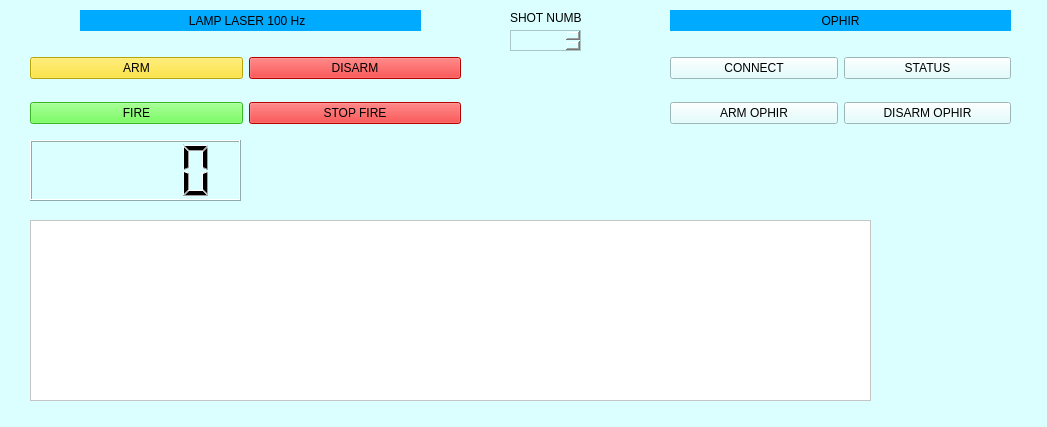
<?xml version="1.0" encoding="UTF-8"?>
<ui version="4.0">
 <class>MainWindow</class>
 <widget class="QMainWindow" name="MainWindow">
  <property name="geometry">
   <rect>
    <x>0</x>
    <y>0</y>
    <width>1047</width>
    <height>427</height>
   </rect>
  </property>
  <property name="windowTitle">
   <string>MainWindow</string>
  </property>
  <property name="styleSheet">
   <string notr="true">background-color:rgb(219, 255, 255);
</string>
  </property>
  <widget class="QWidget" name="centralwidget">
   <widget class="QWidget" name="gridLayoutWidget">
    <property name="geometry">
     <rect>
      <x>30</x>
      <y>40</y>
      <width>431</width>
      <height>101</height>
     </rect>
    </property>
    <layout class="QGridLayout" name="gridLayout">
     <item row="2" column="1">
      <widget class="QPushButton" name="StopfireButton">
       <property name="styleSheet">
        <string notr="true">background-color: rgb(255, 0, 0);</string>
       </property>
       <property name="text">
        <string>STOP FIRE</string>
       </property>
      </widget>
     </item>
     <item row="1" column="0">
      <widget class="QPushButton" name="ArmButton">
       <property name="styleSheet">
        <string notr="true">background-color: rgb(255, 227, 16);</string>
       </property>
       <property name="text">
        <string>ARM</string>
       </property>
      </widget>
     </item>
     <item row="1" column="1">
      <widget class="QPushButton" name="DisarmButton">
       <property name="styleSheet">
        <string notr="true">background-color: rgb(255, 0, 0);</string>
       </property>
       <property name="text">
        <string>DISARM</string>
       </property>
      </widget>
     </item>
     <item row="2" column="0">
      <widget class="QPushButton" name="FireButton">
       <property name="styleSheet">
        <string notr="true">background-color: rgb(81, 255, 51);</string>
       </property>
       <property name="text">
        <string>FIRE</string>
       </property>
      </widget>
     </item>
    </layout>
   </widget>
   <widget class="QLabel" name="label">
    <property name="geometry">
     <rect>
      <x>80</x>
      <y>10</y>
      <width>341</width>
      <height>21</height>
     </rect>
    </property>
    <property name="styleSheet">
     <string notr="true">background-color: rgb(0, 170, 255);
font: 75 10pt &quot;MS Shell Dlg 2&quot;;</string>
    </property>
    <property name="text">
     <string>LAMP LASER 100 Hz  </string>
    </property>
    <property name="alignment">
     <set>Qt::AlignCenter</set>
    </property>
   </widget>
   <widget class="QLCDNumber" name="Clock">
    <property name="geometry">
     <rect>
      <x>30</x>
      <y>140</y>
      <width>211</width>
      <height>61</height>
     </rect>
    </property>
   </widget>
   <widget class="QLabel" name="label_2">
    <property name="geometry">
     <rect>
      <x>670</x>
      <y>10</y>
      <width>341</width>
      <height>21</height>
     </rect>
    </property>
    <property name="styleSheet">
     <string notr="true">background-color: rgb(0, 170, 255);
font: 75 10pt &quot;MS Shell Dlg 2&quot;;</string>
    </property>
    <property name="text">
     <string>OPHIR</string>
    </property>
    <property name="alignment">
     <set>Qt::AlignCenter</set>
    </property>
   </widget>
   <widget class="QWidget" name="gridLayoutWidget_2">
    <property name="geometry">
     <rect>
      <x>670</x>
      <y>40</y>
      <width>341</width>
      <height>101</height>
     </rect>
    </property>
    <layout class="QGridLayout" name="gridLayout_2">
     <item row="0" column="0">
      <widget class="QPushButton" name="ConnectOphir">
       <property name="text">
        <string>CONNECT</string>
       </property>
      </widget>
     </item>
     <item row="1" column="0">
      <widget class="QPushButton" name="ArmOphir">
       <property name="text">
        <string>ARM OPHIR</string>
       </property>
      </widget>
     </item>
     <item row="0" column="1">
      <widget class="QPushButton" name="StatusOphir">
       <property name="text">
        <string>STATUS</string>
       </property>
      </widget>
     </item>
     <item row="1" column="1">
      <widget class="QPushButton" name="DisarmOphir">
       <property name="text">
        <string>DISARM OPHIR</string>
       </property>
      </widget>
     </item>
    </layout>
   </widget>
   <widget class="QTextEdit" name="Console">
    <property name="geometry">
     <rect>
      <x>30</x>
      <y>220</y>
      <width>841</width>
      <height>181</height>
     </rect>
    </property>
    <property name="styleSheet">
     <string notr="true">background: rgb(255, 255, 255)</string>
    </property>
   </widget>
   <widget class="QTextEdit" name="ShotNumber">
    <property name="geometry">
     <rect>
      <x>510</x>
      <y>30</y>
      <width>71</width>
      <height>21</height>
     </rect>
    </property>
   </widget>
   <widget class="QLabel" name="label_3">
    <property name="geometry">
     <rect>
      <x>510</x>
      <y>10</y>
      <width>71</width>
      <height>16</height>
     </rect>
    </property>
    <property name="text">
     <string>SHOT NUMBER</string>
    </property>
   </widget>
  </widget>
  <widget class="QStatusBar" name="statusbar"/>
 </widget>
 <resources/>
 <connections/>
</ui>
